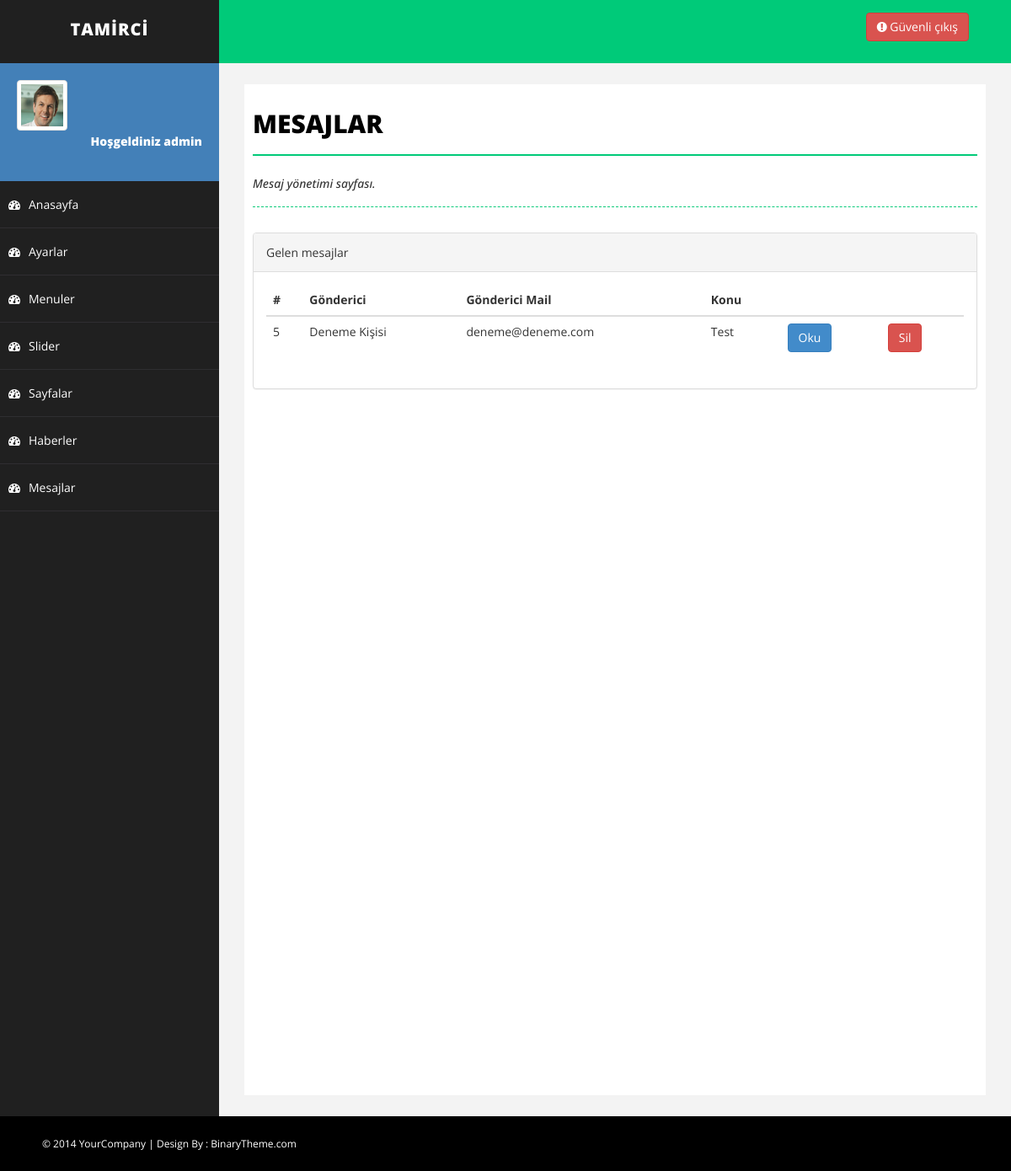
The page /tamirci/admin/mesajlar.php (signed in) on the database its author committed.
### tables this page shows
CREATE TABLE `mesajlar` (
  `mesaj_id` int(11) NOT NULL,
  `mesaj_ad` varchar(50) NOT NULL,
  `mesaj_mail` varchar(50) NOT NULL,
  `mesaj_telefon` varchar(50) NOT NULL,
  `mesaj_konu` varchar(50) NOT NULL,
  `mesaj_mesaj` varchar(500) NOT NULL
);

### tamirci/admin/mesajlar.php (the view, shortened to what this page needs)
<?php
include 'header.php';
include 'sidebar.php';
$sunucu = "localhost";
$database = "tamirci";
$username = "root";
$password = "";
$mesajSorgu =  mysqli_query(mysqli_connect($sunucu, $username, $password, $database), "select * from mesajlar");
?>
<div id="page-wrapper">
    <div id="page-inner">
        <div class="row">
            <div class="col-md-12">
                <h1 class="page-head-line">MESAJLAR</h1>
                <h1 class="page-subhead-line">Mesaj yönetimi sayfası. </h1>
            </div>
            <div class="col-md-12">
                <div class="panel panel-default">
                    <div class="panel-heading">
                        Gelen mesajlar
                    </div>
                    <div class="panel-body">
                        <div class="table-responsive">
                            <table class="table table-hover">
                                <thead>
                                    <tr>
                                        <th>#</th>
                                        <th>Gönderici</th>
                                        <th>Gönderici Mail</th>
                                        <th>Konu</th>
                                        <th></th>
                                        <th></th>
                                    </tr>
                                </thead>
                                <tbody>
                                    <?php while ($mesajCek = mysqli_fetch_assoc($mesajSorgu)) { ?>
                                        <tr>
                                            <td><?php echo $mesajCek['mesaj_id'] ?></td>
                                            <td><?php echo $mesajCek['mesaj_ad'] ?></td>
                                            <td><?php echo $mesajCek['mesaj_mail'] ?></td>
                                            <td><?php echo $mesajCek['mesaj_konu'] ?></td>
                                            <th> <a href="mesaj-detay.php?mesaj_id=<?php echo $mesajCek['mesaj_id']; ?>"> <input class="btn btn-primary" type="submit" name="mesaj_detay" value="Oku"> </a></th>
                                            <th> <a href="islem.php?mesaj_id=<?php echo $mesajCek['mesaj_id']; ?>&mesajsil=ok"> <input class="btn btn-danger" type="submit" name="mesaj_sil" value="Sil"></a></th>
                                        </tr>
                                    <?php  } ?>
                                </tbody>
                            </table>
                        </div>
                    </div>
                </div>
            </div>
        </div>
    </div>
</div>
</div>
<?php
include 'footer.php';
?>

### tamirci/admin/assets/css/basic.css (style rules this page uses)
body { font-family: 'Open Sans', sans-serif; line-height:25px; }
#page-wrapper { padding: 15px 15px; min-height: 600px; background: #F3F3F3; }
#page-inner { width: 100%; margin: 10px 20px 10px 0px; background-color: #fff!important; padding: 10px; min-height: 1200px; }
.page-head-line { font-size: 30px; text-transform: uppercase; color: #000; font-weight: 800; padding-bottom: 20px; border-bottom: 2px solid #00CA79; margin-bottom: 10px; }
.page-subhead-line { font-size: 14px; padding-top: 5px; padding-bottom: 20px; font-style:italic; margin-bottom:30px; border-bottom:1px dashed #00CA79; }
@media (min-width:768px) { #page-wrapper { margin: 0 0 0 260px; padding: 15px 30px; min-height: 1200px; } }

### rows shown on the page
mesajlar: mesaj_id "5", mesaj_ad "Deneme Kişisi", mesaj_mail "deneme@deneme.com", mesaj_konu "Test"

### other values the page prints
$_SESSION['admin_kadi'] "admin"
